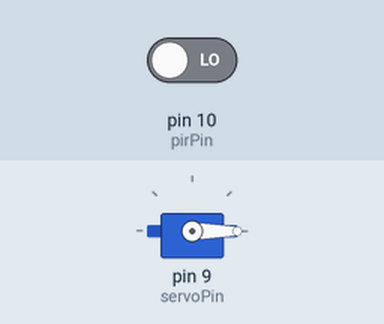
This sketch was run on a simulated Arduino Uno, built with avr-gcc and run on an emulated ATmega328P. Shown: servo. Inputs (shaded band) come from the test bench; at power-on: pin 10 (pirPin) LOW.

Above: at 1.2 s.
1.3 s: pin 10 (pirPin) driven HIGH
At 2.4 s:
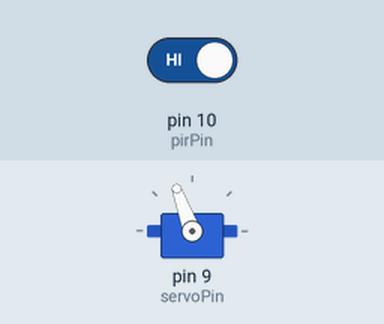
2.8 s: pin 10 (pirPin) driven LOW
At 3.5 s:
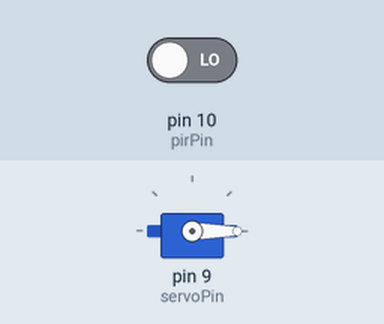
Timing chart, 0 to 5.8 s (numbered marks = the images above; inputs shaded):
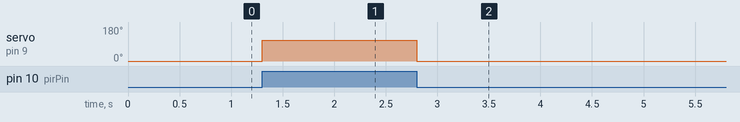

The sketch:

Project_TrashCan_PIR_Motor.ino
```cpp
// lozenia64
// https://blog.naver.com/ljy9378/221364546330
// Sample source cod for Arduino

// 서보모터, 적외선감지센서 사용
// 서보모터 디지털 9번 핀 사용
// 적외선감지센서 디지털 10번 핀 사용

#include <Servo.h>
Servo servo;
int pirPin = 10, servoPin = 9;

void setup() {
  pinMode(pirPin, INPUT);
  servo.attach(servoPin);
}

void loop() {
  //적외선감지 센서로부터 받은 값을 변수 cur에 저장
  int cur = digitalRead(pirPin);
  if (cur == HIGH) servo.write(110);
  else servo.write(0);
}
```

Measured:
- after the input at 1.3 s, servo on pin 9 (servoPin): 0° → 110° at once
- after the input at 2.8 s, servo on pin 9 (servoPin): 110° → 0° at once
